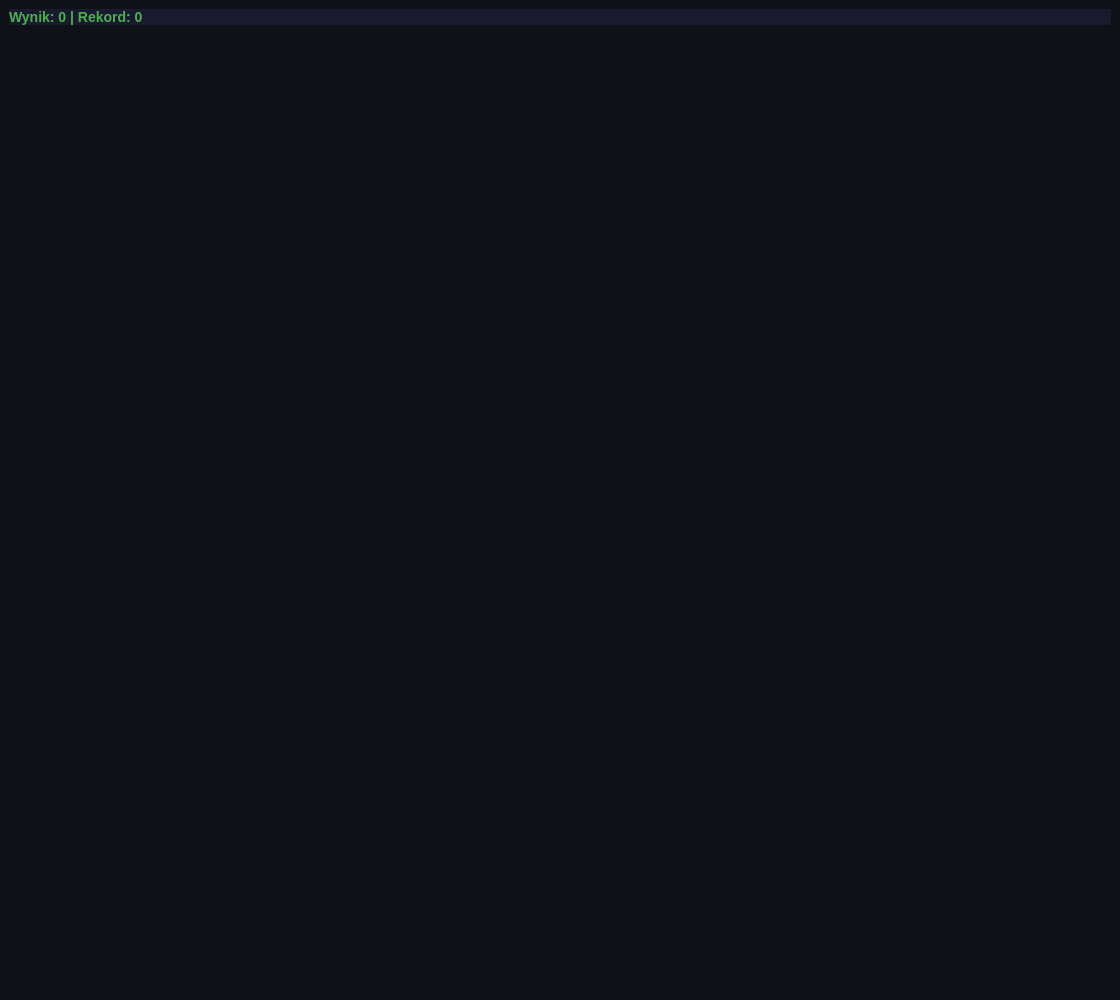
<?xml version="1.0" encoding="UTF-8"?>
<ui version="4.0">
 <class>GameWindow</class>
 <widget class="QMainWindow" name="GameWindow">
  <property name="geometry">
   <rect>
    <x>0</x>
    <y>0</y>
    <width>1120</width>
    <height>1000</height>
   </rect>
  </property>
  <property name="sizePolicy">
   <sizepolicy hsizetype="Minimum" vsizetype="Minimum">
    <horstretch>0</horstretch>
    <verstretch>0</verstretch>
   </sizepolicy>
  </property>
  <property name="minimumSize">
   <size>
    <width>800</width>
    <height>800</height>
   </size>
  </property>
  <property name="maximumSize">
   <size>
    <width>16777215</width>
    <height>16777215</height>
   </size>
  </property>
  <property name="windowTitle">
   <string>MainWindow</string>
  </property>
  <property name="styleSheet">
   <string notr="true">background-color: #0f1117;</string>
  </property>
  <widget class="QWidget" name="centralwidget">
   <layout class="QVBoxLayout" name="verticalLayout">
    <item>
     <widget class="QLabel" name="scoreLabel">
      <property name="styleSheet">
       <string notr="true">background: #1a1a2e;
color: #4caf50;
font-size: 14px;
font-weight: bold;
font-family: 'Courier New';</string>
      </property>
      <property name="text">
       <string>Wynik: 0 | Rekord: 0 </string>
      </property>
     </widget>
    </item>
    <item>
     <widget class="QStackedWidget" name="stackedWidget">
      <property name="currentIndex">
       <number>0</number>
      </property>
      <widget class="QWidget" name="page">
       <layout class="QVBoxLayout" name="verticalLayout_2">
        <item>
         <widget class="QGraphicsView" name="gameView">
          <property name="sizePolicy">
           <sizepolicy hsizetype="Preferred" vsizetype="Preferred">
            <horstretch>0</horstretch>
            <verstretch>0</verstretch>
           </sizepolicy>
          </property>
          <property name="minimumSize">
           <size>
            <width>800</width>
            <height>700</height>
           </size>
          </property>
          <property name="maximumSize">
           <size>
            <width>16777215</width>
            <height>16777215</height>
           </size>
          </property>
          <property name="baseSize">
           <size>
            <width>0</width>
            <height>0</height>
           </size>
          </property>
          <property name="frameShape">
           <enum>QFrame::Shape::NoFrame</enum>
          </property>
          <property name="verticalScrollBarPolicy">
           <enum>Qt::ScrollBarPolicy::ScrollBarAlwaysOff</enum>
          </property>
          <property name="horizontalScrollBarPolicy">
           <enum>Qt::ScrollBarPolicy::ScrollBarAlwaysOff</enum>
          </property>
         </widget>
        </item>
       </layout>
      </widget>
      <widget class="QWidget" name="page_2"/>
     </widget>
    </item>
   </layout>
  </widget>
  <widget class="QMenuBar" name="menubar">
   <property name="geometry">
    <rect>
     <x>0</x>
     <y>0</y>
     <width>1120</width>
     <height>25</height>
    </rect>
   </property>
  </widget>
  <widget class="QStatusBar" name="statusbar"/>
 </widget>
 <resources/>
 <connections/>
</ui>
